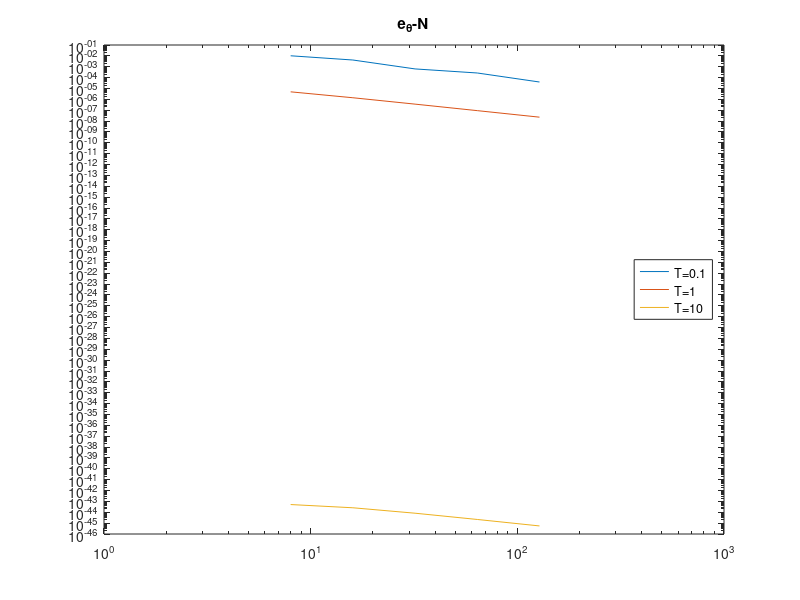
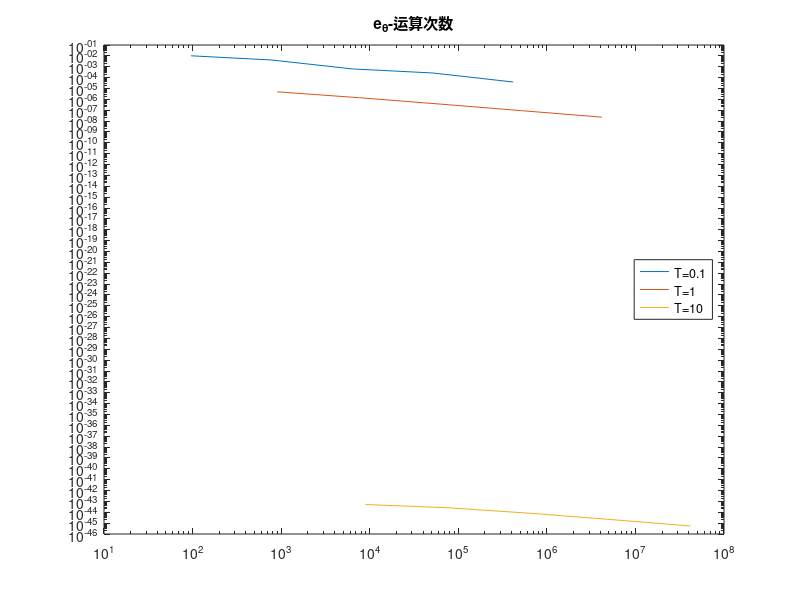

Here is the MATLAB script that generated these plots, in order: (Note: a time limit stopped this script after it produced the figures.)
for theta=[0,1/2-1/(12*6/5),1/2,1]
    iter_box=[];%用于存储运算次数
    e_theta_box=[];%用于存储误差
    for n=3:7
        N=2^n;%计算N
        x=linspace(0,1,N+1);%打均匀网格
        U=1/2-abs(1/2.-x);%初值条件
        h=1/N;%空间步长

        k=1:1:30;
        kp=k.*pi;
        m1=(4*sin(kp/2)-2*sin(kp))./(kp.^2);
        m2=sin(kp'*x);
        m31=exp(-(kp).^2*0.1);
        m32=exp(-(kp).^2*1);
        m33=exp(-(kp).^2*10);
        u1=m1.*m31*m2;
        u2=m1.*m32*m2;
        u3=m1.*m33*m2;
        sol=[u1;u2;u3];

        %确定时间步长
        if theta==1/2-1/(12*6/5)
            tau=5/6*h^2;
        elseif theta==1/2
            tau=h^2;
        elseif theta==1
            tau=h;
        else
            tau=1/2*h^2;
        end

        iter_t=0;

        iter_box_temp=[];%用于存储N下运算次数
        e_theta_box_temp=[];%用于存储N下运算误差

        N_tem=0;%运算到第几个时间层
        j=0;
        for T=[0.1,1,10]
            j=j+1;

            %构建方程组
            diag_ele=1/tau+2*theta/h^2;%系数矩阵的对角元
            iter_t=iter_t+5;%更新iter_t
            diag_ele_vec=linspace(diag_ele,diag_ele,N-1);%系数矩阵的对角元（排成向量）
            while tau*N_tem<T

                F=(1-theta)*(U(1:N-1)-2*U(2:N)+U(3:N+1))/h^2+(1/tau)*U(2:N);%线性方程组右端项

                if theta==0
                    % F=F./diag_ele_vec;
                    A=diag(diag_ele_vec);
                    F=A\F';
                    F=F';
                    iter_t=iter_t+N-1;
                else
                    sub_diag_ele=-theta/h^2;%系数矩阵的次对角元
                    iter_t=iter_t+2;%更新iter_t
                    sub_diag_ele_vec=linspace(sub_diag_ele,sub_diag_ele,N-2);%系数矩阵的次对角元（排成向量）
                    A=diag(diag_ele_vec)+diag(sub_diag_ele_vec,1)+diag(sub_diag_ele_vec,-1);%系数矩阵
                    
                    %追赶法求解方程组
                    %带状LU分解
                    for i = 1:N-2
                        A(i+1,i)=A(i+1,i)/A(i,i);
                        A(i+1,i+1)=A(i+1,i+1)-A(i,i+1)*A(i,i+1)/A(i,i);
                        iter_t=iter_t+4;%更新iter_t
                    end
                    %解下三角方程组
                    for k = 2:N-1
                        F(k:N-1)=F(k:N-1)-A(k:N-1,k-1)'*F(k-1);
                        iter_t=iter_t+2*(N-k);%更新iter_t
                    end
                    %解上三角方程组
                    for k = N-2:-1:1
                        F(k+1)=F(k+1)/A(k+1,k+1);
                        F(1:k)=F(1:k)-A(1:k,k+1)'*F(k+1);
                        iter_t=iter_t+2*k+1;%更新iter_t
                    end
                    F(1)=F(1)/A(1,1);
                    iter_t=iter_t+1;%更新iter_t
                end
                
                U=[0,F,0];%加边界条件
                N_tem=N_tem+1;%更新迭代步数
            end
            e_theta=max(abs(U-sol(j,:)));
            iter_box_temp=[iter_box_temp;iter_t];
            e_theta_box_temp=[e_theta_box_temp;e_theta];

        end

        iter_box=[iter_box,iter_box_temp];
        e_theta_box=[e_theta_box,e_theta_box_temp];

    end

    %处理数据并作图
    XN=[8,16,32,64,128];
    loglog(XN,e_theta_box(1,:));
    hold on;
    loglog(XN,e_theta_box(2,:));
    hold on;
    loglog(XN,e_theta_box(3,:));
    legend('T=0.1','T=1','T=10','Location','east');
    title(strcat('e_{\theta}-N'));
    saveas(gcf,strcat('theta=',num2str(theta),',N_e,dif.jpg'));
    clf;
    loglog(iter_box(1,:),e_theta_box(1,:));
    hold on;
    loglog(iter_box(2,:),e_theta_box(2,:));
    hold on;
    loglog(iter_box(3,:),e_theta_box(3,:));
    legend('T=0.1','T=1','T=10','Location','east');
    title(strcat('e_{\theta}-运算次数'));
    saveas(gcf,strcat('theta=',num2str(theta),',iter_e,dif.jpg'));
    clf;
end
